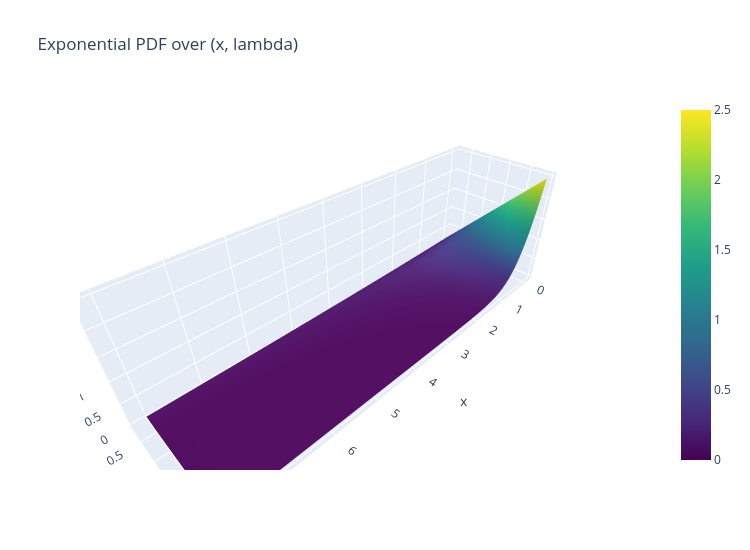

The cell this chart's notebook holds for it:
### Markdown cell above
### 8.3 Interactive Plotly version

### Code cell
fig = go.Figure(go.Surface(x=x_values, y=lam_values, z=Z, colorscale="Viridis"))
fig.update_layout(title="Exponential PDF over (x, lambda)", width=750, height=550,
                  scene=dict(xaxis_title="x", yaxis_title="rate lambda", zaxis_title="density"))
fig.show()

### Figure 1 — Plotly figure (JSON) as saved in the notebook; plotly's stock layout.template omitted (floating-point values rounded to 4 significant figures; data arrays with more than 128 entries replaced by an {"elided": "..."} marker saying what was removed)
{"data": [{"colorscale": [[0.0, "#440154"], [0.1111, "#482878"], [0.2222, "#3e4989"], [0.3333, "#31688e"], [0.4444, "#26828e"], [0.5556, "#1f9e89"], [0.6667, "#35b779"], [0.7778, "#6ece58"], [0.8889, "#b5de2b"], [1.0, "#fde725"]], "type": "surface", "x": [0.0, 0.08081, 0.1616, 0.2424, 0.3232, 0.404, 0.4848, 0.5657, 0.6465, 0.7273, 0.8081, 0.8889, 0.9697, 1.051, 1.131, 1.212, 1.293, 1.374, 1.455, 1.535, 1.616, 1.697, 1.778, 1.859, 1.939, 2.02, 2.101, 2.182, 2.263, 2.343, 2.424, 2.505, 2.586, 2.667, 2.747, 2.828, 2.909, 2.99, 3.071, 3.152, 3.232, 3.313, 3.394, 3.475, 3.556, 3.636, 3.717, 3.798, 3.879, 3.96, 4.04, 4.121, 4.202, 4.283, 4.364, 4.444, 4.525, 4.606, 4.687, 4.768, 4.848, 4.929, 5.01, 5.091, 5.172, 5.253, 5.333, 5.414, 5.495, 5.576, 5.657, 5.737, 5.818, 5.899, 5.98, 6.061, 6.141, 6.222, 6.303, 6.384, 6.465, 6.545, 6.626, 6.707, 6.788, 6.869, 6.949, 7.03, 7.111, 7.192, 7.273, 7.354, 7.434, 7.515, 7.596, 7.677, 7.758, 7.838, 7.919, 8.0], "y": [0.2, 0.2793, 0.3586, 0.4379, 0.5172, 0.5966, 0.6759, 0.7552, 0.8345, 0.9138, 0.9931, 1.072, 1.152, 1.231, 1.31, 1.39, 1.469, 1.548, 1.628, 1.707, 1.786, 1.866, 1.945, 2.024, 2.103, 2.183, 2.262, 2.341, 2.421, 2.5], "z": {"elided": "30x100 float values"}}], "layout": {"height": 550, "scene": {"xaxis": {"title": {"text": "x"}}, "yaxis": {"title": {"text": "rate lambda"}}, "zaxis": {"title": {"text": "density"}}}, "title": {"text": "Exponential PDF over (x, lambda)"}, "width": 750}}
